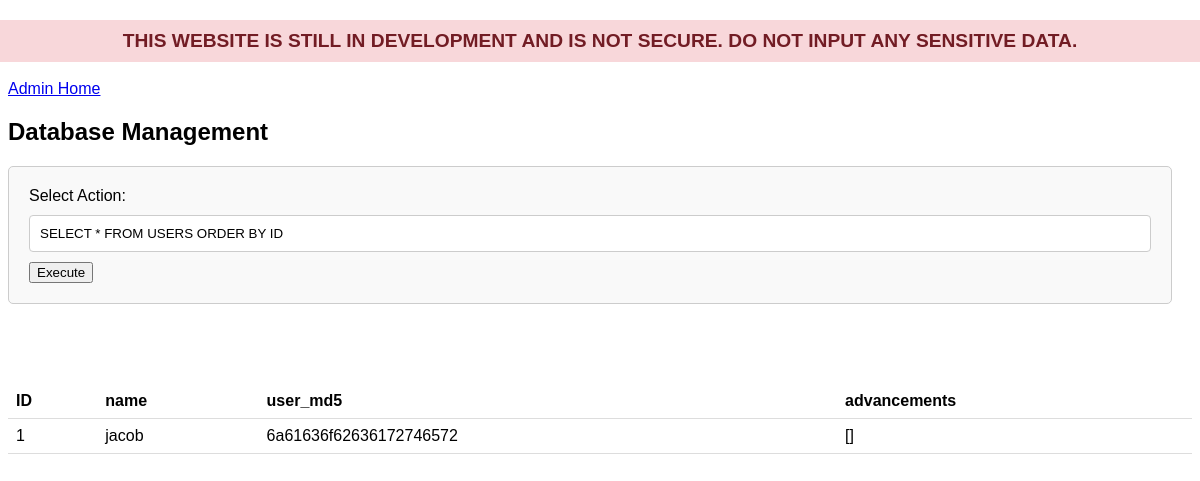
The page /admin/database on the database its author committed.
### tables this page shows
CREATE TABLE USERS (ID INTEGER PRIMARY KEY AUTOINCREMENT, name TEXT, user_md5 TEXT, advancements text DEFAULT '[]');

### main.py (the view, shortened to what this page needs)
@app.route("/admin/database", methods=["GET", "POST"])
def database_inline():
    query = "SELECT * FROM USERS ORDER BY ID"
    error = None
    data = []
    column_names = []
    if request.method == "POST":
        query = request.form.get("query")
    conn = get_db_connection()
    cursor = conn.cursor()
    try:
        cursor.execute(query)
        if cursor.description:
            data = cursor.fetchall()
            column_names = [description[0] for description in cursor.description]
    except sqlite3.Error as e:
        error = (f"Error executing query: {e}")
    finally:
        conn.close()
    return render_template("admin/database.html", query=query, data=data, error=error, column_names=column_names)

### main.py (called while the page is built)
def get_db_connection():
    conn = sqlite3.connect("data/database.db")
    conn.row_factory = sqlite3.Row  # Enable row factory for dict-like access
    return conn

@app.before_request
def construct_db():
    if not os.path.exists("data/database.db"):
        with open("data/database.db", "w") as db_file:
            pass  # Create an empty database file
    conn = get_db_connection()
    cursor = conn.cursor()
    cursor.execute(
        "CREATE TABLE IF NOT EXISTS USERS (ID INTEGER PRIMARY KEY AUTOINCREMENT, name TEXT, user_md5 TEXT, advancements text DEFAULT '[]')"
    )
    cursor.execute(
        "CREATE TABLE IF NOT EXISTS ADVANCEMENTS (ID INTEGER PRIMARY KEY AUTOINCREMENT, name TEXT, description TEXT, image TEXT)"
    )
    conn.commit()
    conn.close()

### templates/admin/database.html
<html lang="en-gb">
    {% include "admin/header.html" %}
    <body>
        <div class="content">
            <a href="/admin">Admin Home</a>
            <h2>Database Management</h2>
            <form method="POST" action="/admin/database" class="db-form">
                <label for="action">Select Action:</label>
                <input name="query" type="text" value="{{query}}" required>
                <button type="submit">Execute</button>
            </form>
            {% if error != None %}
                <p class="error">{{ error }}</p>
            {% else %}
                <table class="db-table">
                    <thead>
                        <tr>
                            {% if column_names %}
                                {% for name in column_names %}
                                    <th>{{ name }}</th>
                                {% endfor %}
                            {% endif %}
                        </tr>
                    </thead>
                    <tbody>
                        {% for row in data %}
                            <tr>
                                {% for item in row %}
                                    <td>{{ item }}</td>
                                {% endfor %}
                            </tr>
                        {% endfor %}
                    </tbody>
                </table>
            {% endif %}
        </div>
    </body>
</html>

### static/css/admin-styles.css (style rules this page uses)
* { font-family: 'Arial', sans-serif; }
body { margin: 0; padding: 8; padding-top: 10px; padding-top: 80px; }
.db-form { margin: 20px 20px 80px auto; padding: 20px; border: 1px solid #ccc; border-radius: 5px; background-color: #f9f9f9; }
.db-form input[type="text"] { width: 100%; padding: 10px; margin: 10px 0; border: 1px solid #ccc; border-radius: 4px; }
.db-table { width: 100%; border-collapse: collapse; }
.db-table th, .db-table td { padding: 8px; text-align: left; border-bottom: 1px solid #ddd; }

### rows shown on the page
USERS: row "1", name "jacob", user_md5 "6a61636f62636172746572", advancements "[]"

### other values the page prints
{{ name }} "ID" "name" "user_md5" "advancements"
